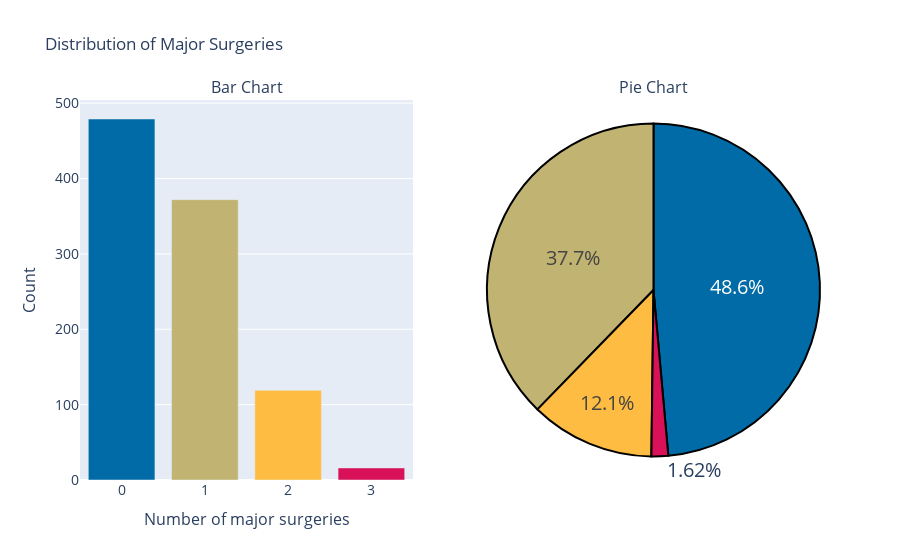

Write notebook code for a chart like this one.
### Code cell
colors = ['#006BA6','#C1B372','#FFBC42','#D81159']
labels = data['NumberOfMajorSurgeries'].value_counts().index

values = data['NumberOfMajorSurgeries'].value_counts()

# create pie chart

pie_chart = go.Figure(go.Pie(labels = labels, values = values, ))
pie_chart.update_traces(hoverinfo = 'label+value' , textinfo = 'percent', textfont_size = 20, 
                        marker = dict(colors = colors, line = dict( color = '#000000', width=2)))

# Bar Chart

bar_chart = go.Figure(go.Bar(x = labels, y = values, marker_color = colors))

# create subplots

fig = sp.make_subplots( rows = 1, cols = 2, column_width = [0.5,0.5], specs = [[{'type' : 'bar'}, {'type' : 'pie'}]],
                      subplot_titles = ("Bar Chart", "Pie Chart"))

# Add charts to subplots

fig.add_trace(bar_chart.data[0], row=1, col=1)
fig.add_trace(pie_chart.data[0], row=1, col=2)

# Update layout
fig.update_layout(showlegend=False,title_text="Distribution of Major Surgeries",
                xaxis=dict(title='Number of major surgeries',titlefont_size=16,tickfont_size=14,),
                yaxis=dict(title='Count',titlefont_size=16,tickfont_size=14,))

# Show subplots
fig.show()
fig.write_html("my_plotly_chart.html")

### Figure 1 — Plotly figure (JSON) as saved in the notebook; plotly's stock layout.template omitted (floating-point values rounded to 4 significant figures)
{"data": [{"marker": {"color": ["#006BA6", "#C1B372", "#FFBC42", "#D81159"]}, "type": "bar", "x": [0, 1, 2, 3], "xaxis": "x", "y": [479, 372, 119, 16], "yaxis": "y"}, {"domain": {"x": [0.55, 1.0], "y": [0.0, 1.0]}, "hoverinfo": "label+value", "labels": [0, 1, 2, 3], "marker": {"colors": ["#006BA6", "#C1B372", "#FFBC42", "#D81159"], "line": {"color": "#000000", "width": 2}}, "textfont": {"size": 20}, "textinfo": "percent", "type": "pie", "values": [479, 372, 119, 16]}], "layout": {"annotations": [{"font": {"size": 16}, "showarrow": false, "text": "Bar Chart", "x": 0.225, "xanchor": "center", "xref": "paper", "y": 1.0, "yanchor": "bottom", "yref": "paper"}, {"font": {"size": 16}, "showarrow": false, "text": "Pie Chart", "x": 0.775, "xanchor": "center", "xref": "paper", "y": 1.0, "yanchor": "bottom", "yref": "paper"}], "showlegend": false, "title": {"text": "Distribution of Major Surgeries"}, "xaxis": {"anchor": "y", "domain": [0.0, 0.45], "tickfont": {"size": 14}, "title": {"font": {"size": 16}, "text": "Number of major surgeries"}}, "yaxis": {"anchor": "x", "domain": [0.0, 1.0], "tickfont": {"size": 14}, "title": {"font": {"size": 16}, "text": "Count"}}}}
